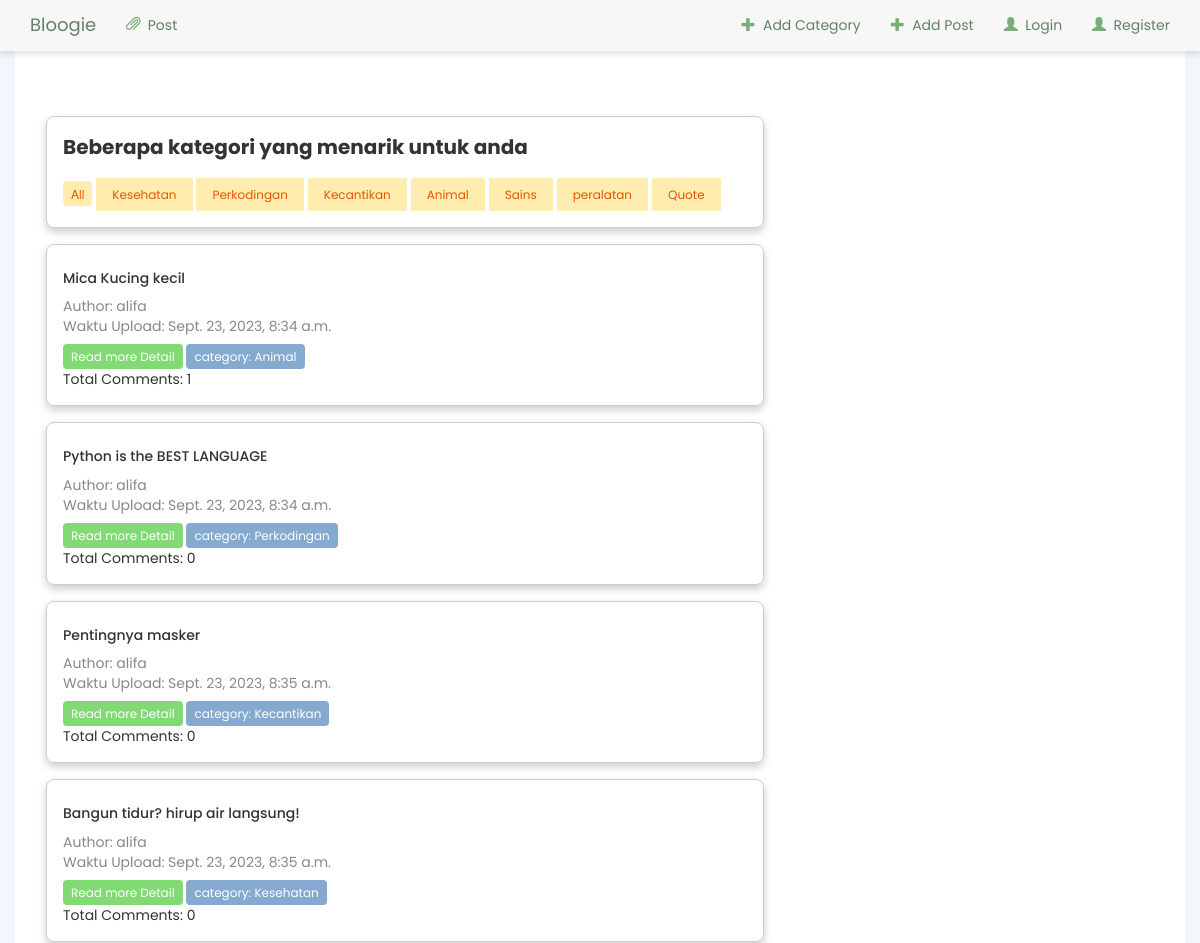
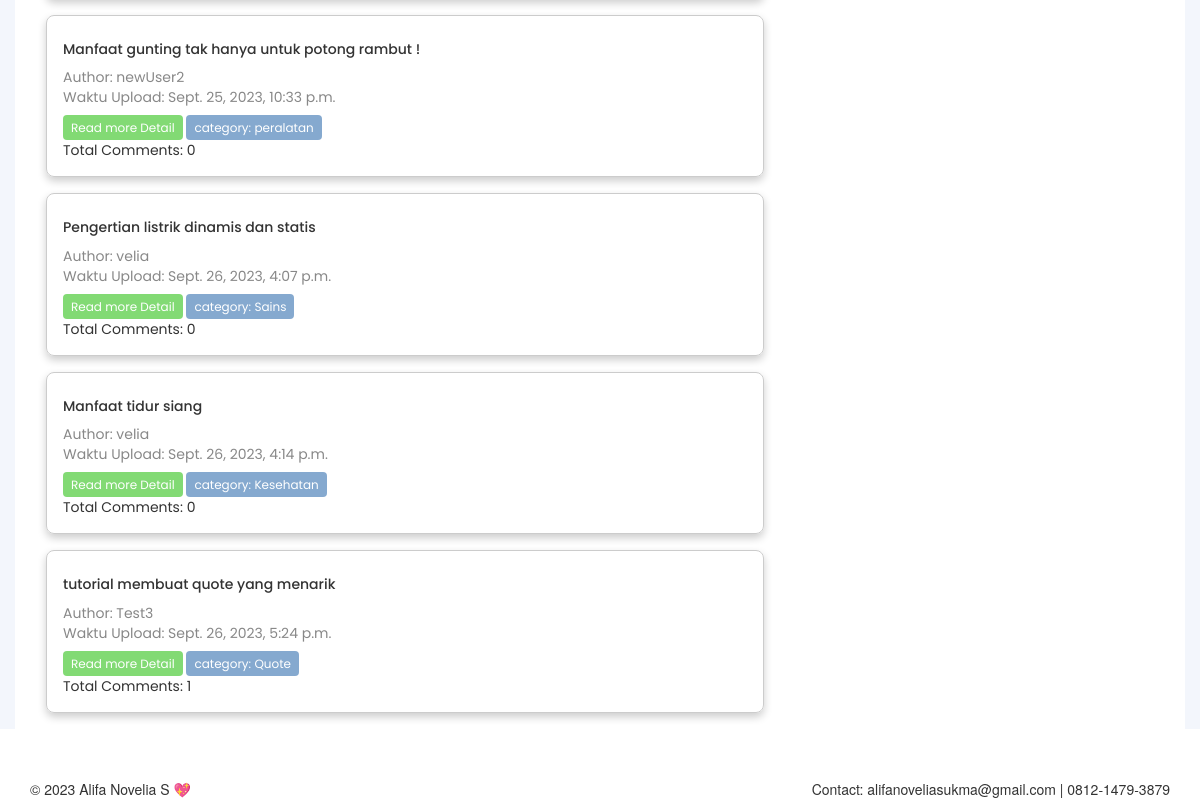
The page / on the database its author committed (2 pictures, top to bottom).
### blog/models.py (models this page shows, shortened)
class Category(models.Model):
    name = models.CharField(max_length=100, unique=True)
    desc = models.TextField()
    def __str__(self):
        return self.name

class Post(models.Model):
    title = models.CharField(max_length=200)
    author = models.ForeignKey(User, on_delete=models.CASCADE)
    foto = models.ImageField(upload_to='profile/', blank=True, null=True)  # Tambahkan bidang foto profil (opsional)
    category = models.ForeignKey(Category, on_delete=models.CASCADE)
    content = models.TextField()
    created_date = models.DateTimeField(auto_now_add=True)
    updated_date = models.DateTimeField(auto_now=True)

### blog/views.py (the view)
# urls.py: path('', views.list_posts, name='blog-home'),
def list_posts(request):
    posts = Post.objects.all()
    categories = Category.objects.all()
    category = request.GET.get('category')
    if category:
        posts = posts.filter(category__name=category)
    context = {
        'posts': posts,
        'categories': categories,
        'selected_category': category,  # Menambahkan parameter 'selected_category' ke konteks
    }
    return render(request, 'list_posts.html', context)

### blog/templates/list_posts.html (shortened to what this page needs)
{% extends "base.html" %}
{% block content %}
<div class="card">
    <div class="post-title" style="font-family: 'Poppins', sans-serif;">Beberapa kategori yang menarik untuk anda</div>
    <a href="{% url 'list_posts' %}" class="tombol-kategori">All</a>
    {% for category in categories %}
    <a href="{% url 'list_posts' %}?category={{ category.name}}" class="tombol-kategori text-title-kategori hover-button" style="font-family: 'Poppins', sans-serif; text-decoration: none;">{{ category.name }}</a>
        {% endfor %}
    </div>
      {% for post in posts %}
      <div class="card" style="font-family: 'Poppins', sans-serif;">
        <div class="card-body">
            <h5 class="card-title text-title-post">{{ post.title }}</h5>
            <div class="post-info" style="font-family: 'Poppins', sans-serif;">
                Author: {{ post.author }}
                <br>
                Waktu Upload: {{ post.created_date }}
            </div>
            <a href="{% url 'post_detail' post.pk %}" class="tombol-detail" style="font-family: 'Poppins', sans-serif; text-decoration: none;">Read more Detail</a>
            <div class="post-category" style="font-family: 'Poppins', sans-serif;">category: {{ post.category }}</div>
            <div class="comment-count" style="font-family: 'Poppins', sans-serif;">
                Total Comments: {{ post.comments.count }}
            </div>
        </div>
    </div>
    {% endfor %}
{% endblock %}

### blog/templates/base.html (shortened to what this page needs)
<!DOCTYPE html>
<html lang="en">
<head>
    {% load static %}
    <link rel="stylesheet" href="{% static 'css/style.css' %}">
    <link rel="stylesheet" href="https://maxcdn.bootstrapcdn.com/bootstrap/3.3.6/css/bootstrap.min.css">
</head>
<body>
    <header>
        <nav class="navbar navbar-expand-lg navbar-light bg-light navbar-fixed-top" data-offset-top="50" style="background-color: #f7f7f7; box-shadow: 0px 4px 6px rgba(0, 0, 0, 0.1); ">
            <div class="container">
                <div class="navbar-header ">
                    <a class="navbar-brand " style="color: #618264; font-family: 'Poppins', sans-serif;" href="{% url 'blog-home' %}" >Bloogie</a>
                </div>
                <div class="collapse navbar-collapse" id="topNavBar">
                    <ul class="nav navbar-nav">
                        <li class="">
                            <a href="{% url 'list_posts' %}" style="color: #618264; font-family: 'Poppins', sans-serif;">
                                <span style="color: #79AC78;" class="glyphicon glyphicon-paperclip" aria-hidden="true"></span>&nbsp;
                                Post
                            </a>
                        </li>
                    </ul>
                    <ul class="nav navbar-nav navbar-right">
                        <li class="">
                            <a href="{% url 'create_kategori' %}"style="color: #618264; font-family: 'Poppins', sans-serif;">
                                <span style="color: #79AC78;" class="glyphicon glyphicon-plus" aria-hidden="true"></span>&nbsp;
                                Add Category
                            </a>
                        </li>
                        <li class="">
                            <a href="{% url 'create_post' %}"style="color: #618264; font-family: 'Poppins', sans-serif;" >
                                <span style="color: #79AC78;" class="glyphicon glyphicon-plus" aria-hidden="true"></span>&nbsp;
                                Add Post
                            </a>
                        </li>
                        {% if user.is_authenticated %}
                        <li class="">
                            <a href="{% url 'profile' %}"style="color: #618264; font-family: 'Poppins', sans-serif;">
                                <span style="color: #79AC78;" class="glyphicon glyphicon-user" aria-hidden="true"></span>&nbsp;
                                Profile
                            </a>
                        </li>
                        <li class="">
                            <a href="{% url 'logout' %}"style="color: #618264; font-family: 'Poppins', sans-serif;">
                                <span style="color: #79AC78;" class="glyphicon glyphicon-log-out" aria-hidden="true"></span>&nbsp;
                                Logout
                            </a>
                        </li>
                        {% else %}
                        <li class="">
                            <a href="{% url 'login' %}"style="color: #618264; font-family: 'Poppins', sans-serif;">
                                <span style="color: #79AC78;" class="glyphicon glyphicon-user" aria-hidden="true"></span>&nbsp;
                                Login
                            </a>
                        </li>
                        <li class="">
                            <a href="{% url 'register' %}"style="color: #618264; font-family: 'Poppins', sans-serif;">
                                <span style="color: #79AC78;" class="glyphicon glyphicon-user" aria-hidden="true"></span>&nbsp;
                                Register
                            </a>
                        </li>
                        {% endif %}
                    </ul>
                </div>
            </div>
        </nav>
    </header>
    <main class="bg" >
        <div class="container" style="padding-top: 100px; background-color: white;">
            <div class="row">
                <div class="col-md-8" >
                    {% block content %}{% endblock %}
                </div>
            </div>
        </div>
    </main>
    <footer class="footer" style="margin-top: 50px;">
        <div class="container">
            <div class="row">
                <div class="col-md-6">
                    <p>&copy; 2023 Alifa Novelia S 💖</p>
                </div>
                <div class="col-md-6 text-right">
                    <p>Contact: alifanoveliasukma@gmail.com | 0812-1479-3879</span></p>
                </div>
            </div>
        </div>
    </footer>
</body>
</html>

### blog/templates/base.html (style rules this page uses)
.bg { background-color: #f3f6fc; }
.card { border: 1px solid #ccc; padding: 16px; margin: 16px; border-radius: 8px; box-shadow: 0 4px 8px 0 rgba(0, 0, 0, 0.2); }
.post-title { font-size: 20px; font-weight: bold; margin-bottom: 8px; }
.post-info { font-size: 14px; color: #888; }
.post-category { background-color: #85a9cf; color: #fff; padding: 4px 8px; border-radius: 4px; font-size: 12px; margin-top: 8px; display: inline-block; }
.tombol-detail { background-color: #82da74; color: #fff; padding: 4px 8px; border-radius: 4px; font-size: 12px; margin-top: 8px; display: inline-block; }
.tombol-kategori { background-color: #FFECAF; color: #E55604; padding: 4px 8px; border-radius: 4px; font-size: 12px; margin-top: 8px; display: inline-block; }
.hover-button { background-color: #FFECAF; color: #E55604; padding: 8px 16px; border: none; border-radius: 1px; cursor: pointer; position: relative; }

### rows shown on the page
Category: name "Kesehatan"
Category: name "Perkodingan"
Category: name "Kecantikan"
Category: name "Animal"
Category: name "Sains"
Category: name "peralatan"
Category: name "Quote"
Post: title "Mica Kucing kecil", author "alifa", created_date "Sept. 23, 2023, 8:34 a.m.", category "Animal", comments.count "1"
Post: title "Python is the BEST LANGUAGE", author "alifa", created_date "Sept. 23, 2023, 8:34 a.m.", category "Perkodingan", comments.count "0"
Post: title "Pentingnya masker", author "alifa", created_date "Sept. 23, 2023, 8:35 a.m.", category "Kecantikan", comments.count "0"
Post: title "Bangun tidur? hirup air langsung!", author "alifa", created_date "Sept. 23, 2023, 8:35 a.m.", category "Kesehatan", comments.count "0"
Post: title "Manfaat gunting tak hanya untuk potong rambut !", author "newUser2", created_date "Sept. 25, 2023, 10:33 p.m.", category "peralatan", comments.count "0"
Post: title "Pengertian listrik dinamis dan statis", author "velia", created_date "Sept. 26, 2023, 4:07 p.m.", category "Sains", comments.count "0"
Post: title "Manfaat tidur siang", author "velia", created_date "Sept. 26, 2023, 4:14 p.m.", category "Kesehatan", comments.count "0"
Post: title "tutorial membuat quote yang menarik", author "Test3", created_date "Sept. 26, 2023, 5:24 p.m.", category "Quote", comments.count "1"
